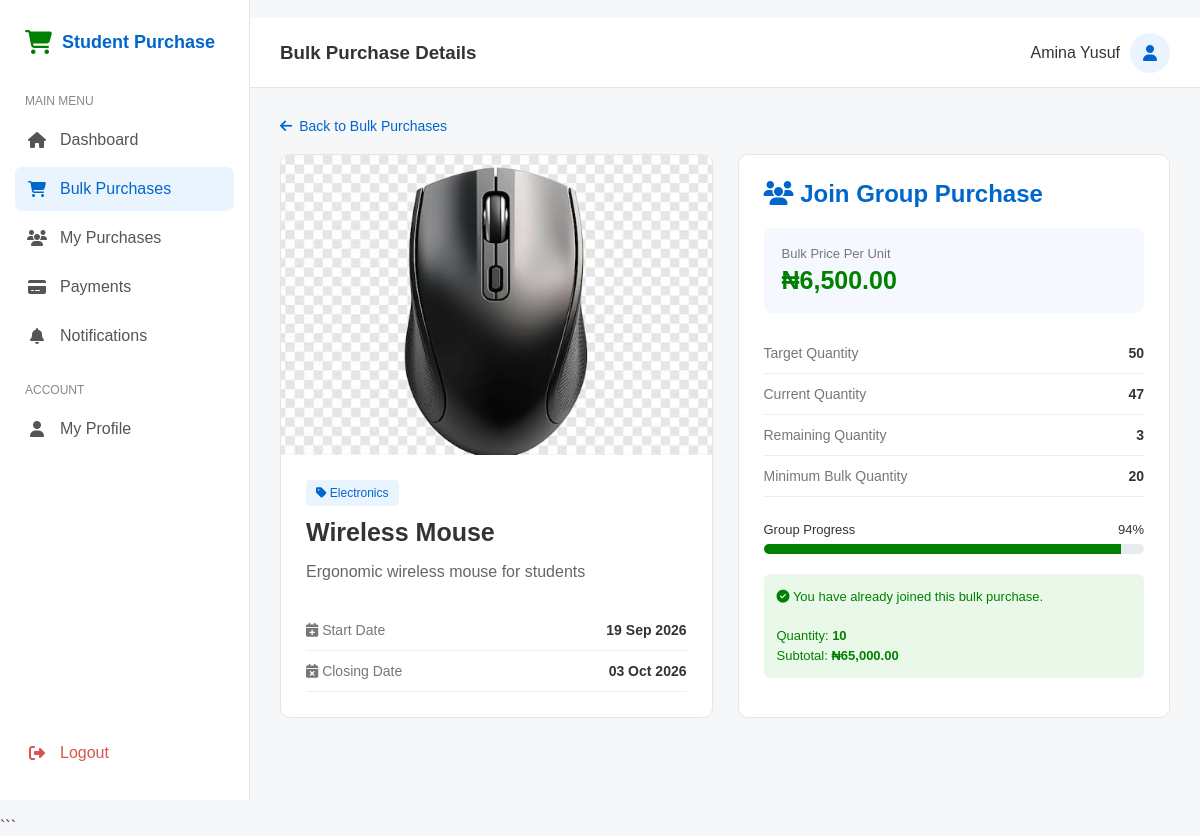
The page /student_bulk_purchase_system/student/bulk_purchase_details.php?id=1 (signed in) on the database its author committed.
### tables this page shows
CREATE TABLE `students` (
  `student_id` int(11) NOT NULL,
  `user_id` int(11) NOT NULL,
  `first_name` varchar(100) NOT NULL,
  `last_name` varchar(100) NOT NULL,
  `matric_number` varchar(50) NOT NULL,
  `department` varchar(100) NOT NULL,
  `level` int(11) NOT NULL COMMENT 'Student level (100-600)',
  `phone_number` varchar(20) DEFAULT NULL,
  `created_at` timestamp NOT NULL DEFAULT current_timestamp()
);

CREATE TABLE `bulk_purchases` (
  `bulk_purchase_id` int(11) NOT NULL,
  `product_id` int(11) NOT NULL,
  `created_by` int(11) NOT NULL COMMENT 'Administrator who created this group purchase',
  `target_quantity` int(11) NOT NULL COMMENT 'Total units required before the group order can proceed',
  `current_quantity` int(11) NOT NULL DEFAULT 0 COMMENT 'Cached total of non-cancelled participant quantities',
  `bulk_price` decimal(10,2) NOT NULL COMMENT 'Agreed price per unit for this group purchase',
  `start_date` datetime NOT NULL DEFAULT current_timestamp() COMMENT 'Date and time when students may join',
  `closing_date` datetime NOT NULL COMMENT 'Deadline for joining this group purchase',
  `status` enum('open','target_reached','closed','payment','confirmed','processing','shipped','delivered','cancelled') NOT NULL DEFAULT 'open' COMMENT 'Open accepts participants; target_reached is full and no longer accepts participants',
  `created_at` timestamp NOT NULL DEFAULT current_timestamp(),
  `updated_at` timestamp NOT NULL DEFAULT current_timestamp() ON UPDATE current_timestamp()
);

CREATE TABLE `products` (
  `product_id` int(11) NOT NULL,
  `supplier_id` int(11) NOT NULL,
  `name` varchar(255) NOT NULL,
  `description` text DEFAULT NULL,
  `category` varchar(100) NOT NULL,
  `unit_price` decimal(10,2) NOT NULL,
  `min_bulk_quantity` int(11) NOT NULL DEFAULT 10 COMMENT 'Minimum quantity for a bulk purchase',
  `image_url` varchar(500) DEFAULT NULL,
  `status` enum('available','unavailable','discontinued') NOT NULL DEFAULT 'available',
  `created_at` timestamp NOT NULL DEFAULT current_timestamp(),
  `updated_at` timestamp NOT NULL DEFAULT current_timestamp() ON UPDATE current_timestamp()
);

CREATE TABLE `bulk_purchase_participants` (
  `participant_id` int(11) NOT NULL,
  `bulk_purchase_id` int(11) NOT NULL,
  `student_id` int(11) NOT NULL,
  `quantity` int(11) NOT NULL COMMENT 'Number of units committed by this student',
  `unit_price` decimal(10,2) NOT NULL COMMENT 'Bulk price snapshot at the time of joining',
  `subtotal` decimal(10,2) NOT NULL COMMENT 'quantity multiplied by unit_price',
  `joined_at` timestamp NOT NULL DEFAULT current_timestamp(),
  `updated_at` timestamp NOT NULL DEFAULT current_timestamp() ON UPDATE current_timestamp(),
  `status` enum('joined','paid','cancelled') NOT NULL DEFAULT 'joined',
  `cancelled_at` datetime DEFAULT NULL
);

### student_bulk_purchase_system/student/bulk_purchase_details.php (the view, shortened to what this page needs)
<?php
require_once "../config/database.php";
$bulk_purchase_id = (int) $_GET["id"];
$user_id = $_SESSION["user_id"];
$student_query = mysqli_prepare(
    $conn,
    "SELECT student_id, first_name, last_name
     FROM students
     WHERE user_id = ?
     LIMIT 1"
);
mysqli_stmt_bind_param($student_query, "i", $user_id);
mysqli_stmt_execute($student_query);
$student_result = mysqli_stmt_get_result($student_query);
$student = mysqli_fetch_assoc($student_result);
$student_id = $student["student_id"];
$purchase_query = mysqli_prepare(
    $conn,
    "SELECT
        bp.bulk_purchase_id,
        bp.target_quantity,
        bp.current_quantity,
        bp.bulk_price,
        bp.start_date,
        bp.closing_date,
        bp.status,
        p.product_id,
        p.name AS product_name,
        p.description,
        p.category,
        p.image_url,
        p.min_bulk_quantity
     FROM bulk_purchases bp
     INNER JOIN products p
        ON bp.product_id = p.product_id
     WHERE bp.bulk_purchase_id = ?
     LIMIT 1"
);
mysqli_stmt_bind_param(
    $purchase_query,
    "i",
    $bulk_purchase_id
);
mysqli_stmt_execute($purchase_query);
$purchase_result = mysqli_stmt_get_result($purchase_query);
$purchase = mysqli_fetch_assoc($purchase_result);
$target_quantity = (int) $purchase["target_quantity"];
$current_quantity = (int) $purchase["current_quantity"];
$remaining_quantity = $target_quantity - $current_quantity;
if ($target_quantity > 0) {
    $progress = ($current_quantity / $target_quantity) * 100;
} else {
    $progress = 0;
}
$progress = min($progress, 100);
$participant_query = mysqli_prepare(
    $conn,
    "SELECT quantity, subtotal, status
     FROM bulk_purchase_participants
     WHERE bulk_purchase_id = ?
     AND student_id = ?
     LIMIT 1"
);
mysqli_stmt_bind_param(
    $participant_query,
    "ii",
    $bulk_purchase_id,
    $student_id
);
mysqli_stmt_execute($participant_query);
$participant_result = mysqli_stmt_get_result($participant_query);
$participant = mysqli_fetch_assoc($participant_result);
?>
<!DOCTYPE html>
<html lang="en">
<head>
    <link
        rel="stylesheet"
        href="https://cdnjs.cloudflare.com/ajax/libs/font-awesome/6.5.2/css/all.min.css"
    >
</head>
<body>
<aside class="sidebar">
    <div class="logo">
        <i class="fa-solid fa-cart-shopping"></i>
        <h2>Student Purchase</h2>
    </div>
    <div class="menu-title">
        Main Menu
    </div>
    <a href="dashboard.php">
        <i class="fa-solid fa-house"></i>
        <span>Dashboard</span>
    </a>
    <a href="bulk_purchases.php" class="active">
        <i class="fa-solid fa-cart-shopping"></i>
        <span>Bulk Purchases</span>
    </a>
    <a href="my_participations.php">
        <i class="fa-solid fa-users"></i>
        <span>My Purchases</span>
    </a>
    <a href="payment_history.php">
        <i class="fa-solid fa-credit-card"></i>
        <span>Payments</span>
    </a>
    <a href="notifications.php">
        <i class="fa-solid fa-bell"></i>
        <span>Notifications</span>
    </a>
    <div class="menu-title" style="margin-top: 25px;">
        Account
    </div>
    <a href="profile.php">
        <i class="fa-solid fa-user"></i>
        <span>My Profile</span>
    </a>
    <a href="../auth/logout.php" class="logout">
        <i class="fa-solid fa-right-from-bracket"></i>
        <span>Logout</span>
    </a>
</aside>
<main class="main">
    <header class="topbar">
        <h3>Bulk Purchase Details</h3>
        <div class="user-info">
            <span>
                <?php
                echo htmlspecialchars(
                    $student["first_name"] . " " . $student["last_name"]
                );
                ?>
            </span>
            <div class="user-icon">
                <i class="fa-solid fa-user"></i>
            </div>
        </div>
    </header>
    <section class="content">
        <a href="bulk_purchases.php" class="back-link">
            <i class="fa-solid fa-arrow-left"></i>
            Back to Bulk Purchases
        </a>
        <div class="details-grid">
            <div class="product-section">
                <div class="product-image">
                    <?php if (!empty($purchase["image_url"])): ?>
                       <img src="/student_bulk_purchase_system/<?= htmlspecialchars($purchase['image_url']) ?>"
     alt="<?= htmlspecialchars($purchase['product_name']) ?>">
                    <?php else: ?>
                        <i class="fa-solid fa-box"></i>
                    <?php endif; ?>
                </div>
                <div class="product-content">
                    <span class="category">
                        <i class="fa-solid fa-tag"></i>
                        <?php
                        echo htmlspecialchars(
                            $purchase["category"]
                        );
                        ?>
                    </span>
                    <h1>
                        <?php
                        echo htmlspecialchars(
                            $purchase["product_name"]
                        );
                        ?>
                    </h1>
                    <p class="description">
                        <?php
                        echo htmlspecialchars(
                            $purchase["description"]
                        );
                        ?>
                    </p>
                    <div class="info-row">
                        <span>
                            <i class="fa-solid fa-calendar-plus"></i>
                            Start Date
                        </span>
                        <strong>
                            <?php
                            echo date(
                                "d M Y",
                                strtotime($purchase["start_date"])
                            );
                            ?>
                        </strong>
                    </div>
                    <div class="info-row">
                        <span>
                            <i class="fa-solid fa-calendar-xmark"></i>
                            Closing Date
                        </span>
                        <strong>
                            <?php
                            echo date(
                                "d M Y",
                                strtotime($purchase["closing_date"])
                            );
                            ?>
                        </strong>
                    </div>
                </div>
            </div>
            <div class="join-section">
                <h2>
                    <i class="fa-solid fa-users"></i>
                    Join Group Purchase
                </h2>
                <div class="price-box">
                    <div class="price-label">
                        Bulk Price Per Unit
                    </div>
                    <div class="price">
                        ₦<?php
                        echo number_format(
                            $purchase["bulk_price"],
                            2
                        );
                        ?>
                    </div>
                </div>
                <div class="purchase-info">
                    <div class="info-row">
                        <span>
                            Target Quantity
                        </span>
                        <strong>
                            <?php echo $target_quantity; ?>
                        </strong>
                    </div>
                    <div class="info-row">
                        <span>
                            Current Quantity
                        </span>
                        <strong>
                            <?php echo $current_quantity; ?>
                        </strong>
                    </div>
                    <div class="info-row">
                        <span>
                            Remaining Quantity
                        </span>
                        <strong>
                            <?php echo $remaining_quantity; ?>
                        </strong>
                    </div>
                    <div class="info-row">
                        <span>
                            Minimum Bulk Quantity
                        </span>
                        <strong>
                            <?php
                            echo (int) $purchase["min_bulk_quantity"];
                            ?>
                        </strong>
                    </div>
                </div>
                <div class="progress-container">
                    <div class="progress-label">
                        <span>
                            Group Progress
                        </span>
                        <span>
                            <?php echo round($progress); ?>%
                        </span>
                    </div>
                    <div class="progress-bar">
                        <div
                            class="progress"
                            style="width: <?php echo $progress; ?>%;"
                        ></div>
                    </div>
                </div>
                <?php if ($participant): ?>
                    <div class="notice notice-success">
                        <i class="fa-solid fa-circle-check"></i>
                        You have already joined this bulk purchase.
                        <br><br>
                        Quantity:
                        <strong>
                            <?php echo $participant["quantity"]; ?>
                        </strong>
                        <br>
                        Subtotal:
                        <strong>
                            ₦<?php
                            echo number_format(
                                $participant["subtotal"],
                                2
                            );
                            ?>
                        </strong>
                    </div>
                <?php endif; ?>
            </div>
        </div>
    </section>
</main>
</body>
</html>

### student_bulk_purchase_system/student/bulk_purchase_details.php (style rules this page uses)
* { box-sizing: border-box; margin: 0; padding: 0; }
body { font-family: Arial, sans-serif; background: #f5f7f9; color: #333; }
.sidebar { position: fixed; left: 0; top: 0; width: 250px; height: 100vh; background: #ffffff; border-right: 1px solid #e5e5e5; padding: 20px 15px; }
.logo { display: flex; align-items: center; gap: 10px; padding: 10px; margin-bottom: 30px; color: #0066cc; }
.logo i { font-size: 24px; color: #008000; }
.logo h2 { font-size: 18px; }
.menu-title { font-size: 12px; color: #888; padding: 0 10px; margin-bottom: 10px; text-transform: uppercase; }
.sidebar a { display: flex; align-items: center; gap: 13px; padding: 13px 12px; margin-bottom: 5px; text-decoration: none; color: #555; border-radius: 7px; }
.sidebar a i { width: 20px; text-align: center; }
.sidebar a:hover, .sidebar a.active { background: #eaf4ff; color: #0066cc; }
.sidebar .logout { position: absolute; bottom: 20px; left: 15px; right: 15px; color: #d9534f; }
.main { margin-left: 250px; min-height: 100vh; }
.topbar { height: 70px; background: #ffffff; border-bottom: 1px solid #e5e5e5; display: flex; align-items: center; justify-content: space-between; padding: 0 30px; }
.topbar h3 { color: #333; }
.user-info { display: flex; align-items: center; gap: 10px; }
.user-icon { width: 40px; height: 40px; background: #eaf4ff; color: #0066cc; border-radius: 50%; display: flex; justify-content: center; align-items: center; }
.content { padding: 30px; max-width: 1100px; }
.back-link { display: inline-flex; align-items: center; gap: 7px; color: #0066cc; text-decoration: none; margin-bottom: 20px; font-size: 14px; }
.details-grid { display: grid; grid-template-columns: 1fr 1fr; gap: 25px; }
.product-section, .join-section { background: #ffffff; border: 1px solid #e5e5e5; border-radius: 10px; overflow: hidden; }
.product-image { height: 300px; background: #eef5fb; display: flex; align-items: center; justify-content: center; color: #0066cc; font-size: 75px; }
.product-image img { width: 100%; height: 100%; object-fit: cover; }
.product-content { padding: 25px; }
.category { display: inline-block; padding: 6px 10px; background: #eaf4ff; color: #0066cc; border-radius: 4px; font-size: 12px; margin-bottom: 12px; }
.product-content h1 { font-size: 25px; margin-bottom: 12px; }
.description { color: #666; line-height: 1.6; margin-bottom: 25px; }
.join-section { padding: 25px; }
.join-section h2 { color: #0066cc; margin-bottom: 20px; }
.price-box { background: #f5f9ff; padding: 18px; border-radius: 8px; margin-bottom: 20px; }
.price-label { color: #777; font-size: 13px; margin-bottom: 5px; }
.price { color: #008000; font-size: 25px; font-weight: bold; }
.purchase-info { margin-bottom: 25px; }
.info-row { display: flex; justify-content: space-between; padding: 12px 0; border-bottom: 1px solid #eeeeee; font-size: 14px; }
.info-row span:first-child { color: #777; }
.progress-container { margin: 20px 0; }
.progress-label { display: flex; justify-content: space-between; margin-bottom: 7px; font-size: 13px; }
.progress-bar { height: 10px; background: #e9ecef; border-radius: 10px; overflow: hidden; }
.progress { height: 100%; background: #008000; }
.notice { padding: 13px; border-radius: 6px; margin-top: 15px; font-size: 13px; line-height: 1.5; }
.notice-success { background: #eaf8ea; color: #008000; }

### rows shown on the page
students: first_name+last_name "Amina Yusuf"
bulk_purchases: product.image_url (picture), product.category "Electronics", product.name "Wireless Mouse", product.description "Ergonomic wireless mouse for students", start_date "19 Sep 2026", closing_date "03 Oct 2026", bulk_price "6,500.00", target_quantity "50", current_quantity "47", remaining_quantity "3", product.min_bulk_quantity "20", progress "94"
bulk_purchase_participants: quantity "10", subtotal "65,000.00"
